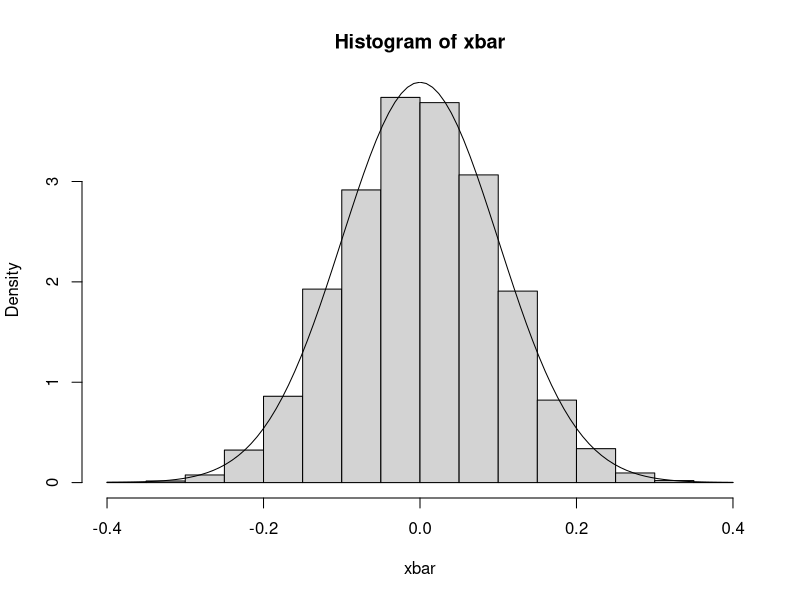
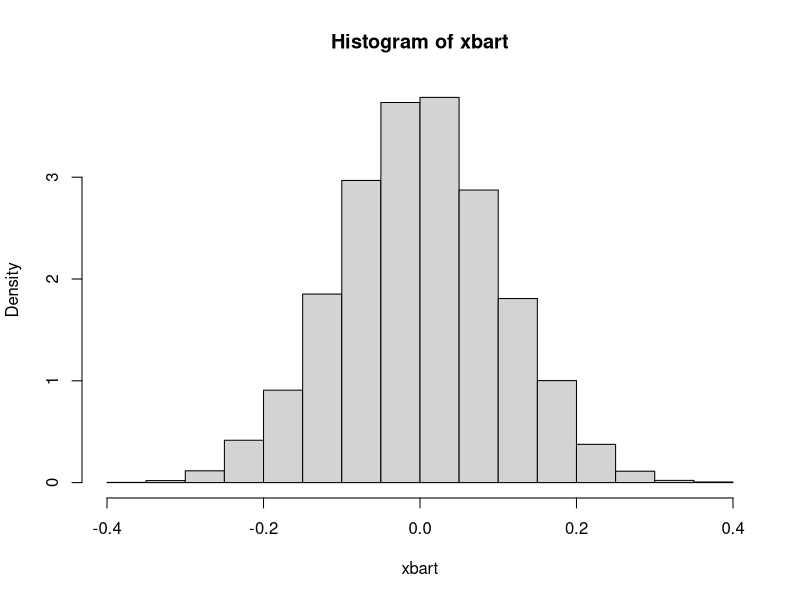
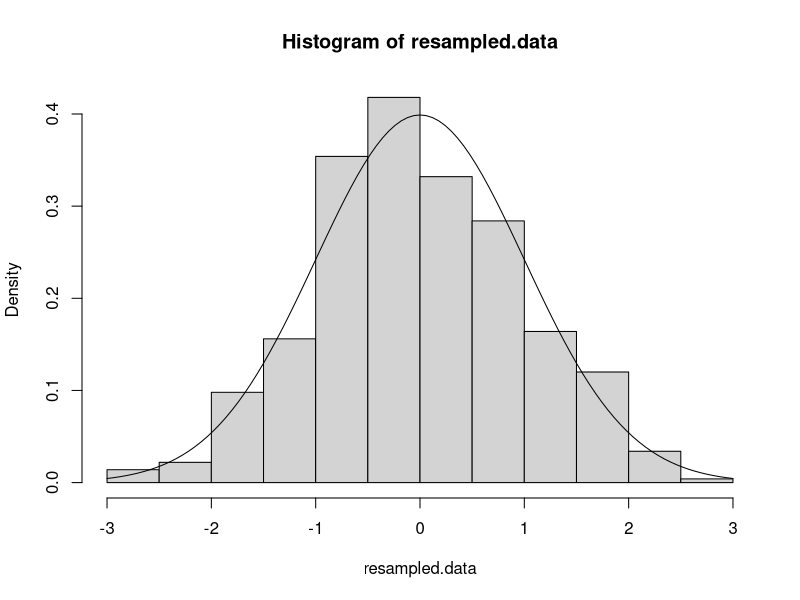
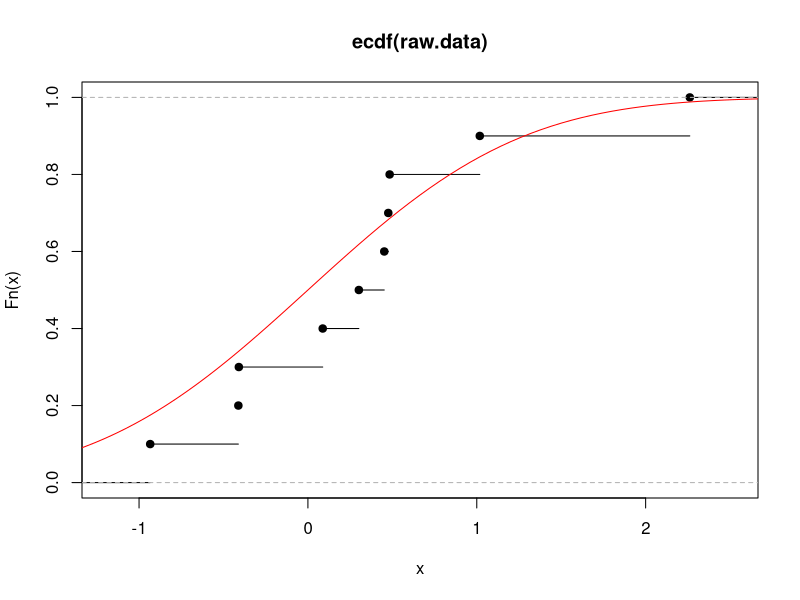
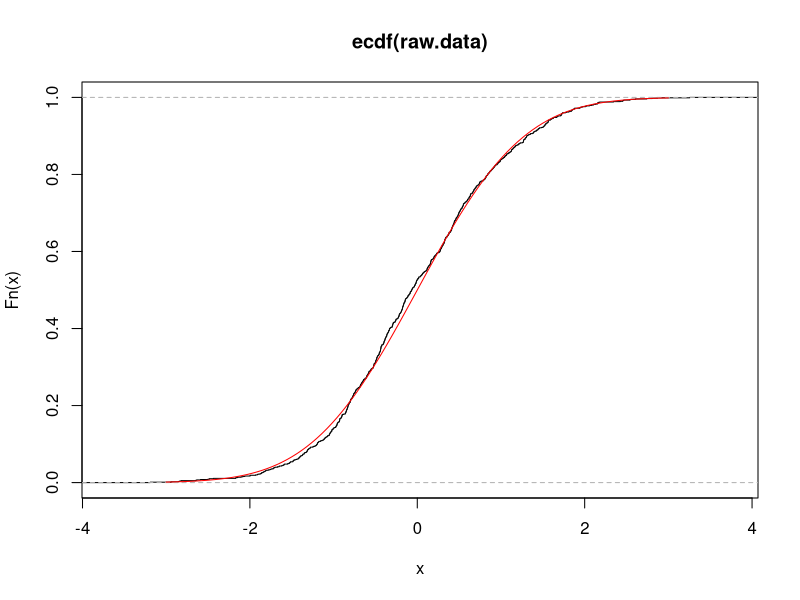
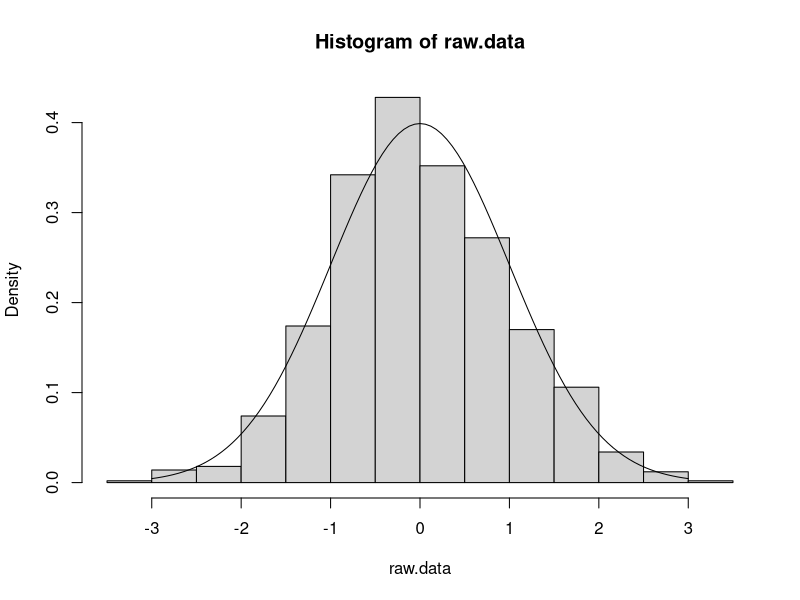
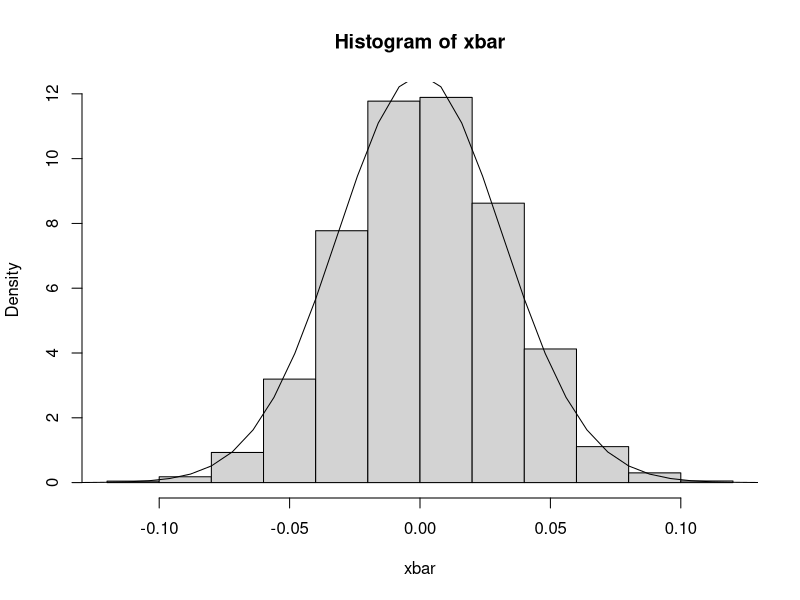
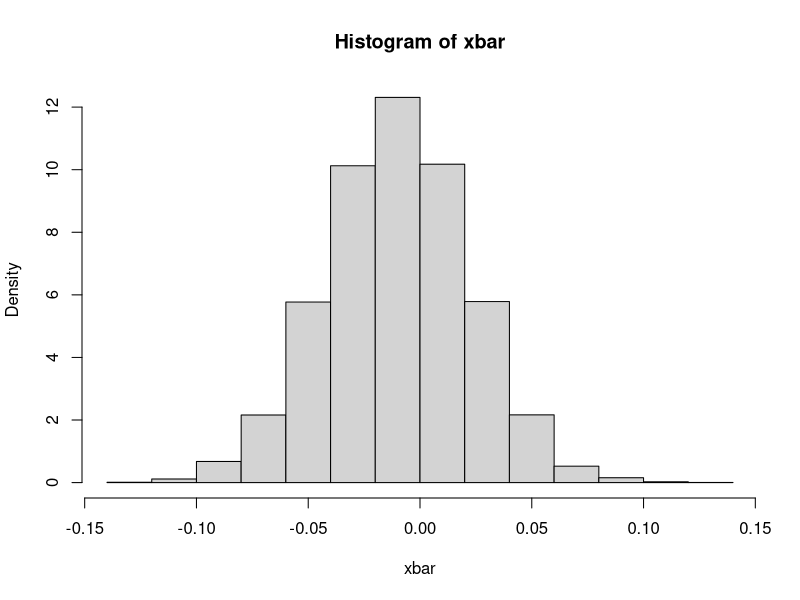

The R script that drew these images, in order:
### Cross validation
useSL = function(train, newInput) {
    ind.setosa = train[,5]=="setosa"
    ind.virginica = train[,5]=="virginica"
    ind.versicolor = train[,5]=="versicolor"
    mean.setosa = mean(train[ind.setosa,1])
    mean.virginica = mean(train[ind.virginica,1])
    mean.versicolor = mean(train[ind.versicolor,1])
    meanVector = c(mean.setosa,mean.virginica,mean.versicolor)
    predictedClass = c()
    for(i in 1:nrow(newInput)) {
        predictedClass[i] = which.min(abs(newInput[i,1]-meanVector))
    }
    c('setosa','virginica','versicolor')[predictedClass]
}

mixup = c(sample(50,50),50+sample(50,50),100+sample(50,50))
train = mixup[c(1:30,51:80,101:130)]

pred=useSL(iris[train,],iris[-train,-5])

mean(pred==iris[-train,5])

usePL = function(train, newInput) {
    ind.setosa = train[,5]=="setosa"
    ind.virginica = train[,5]=="virginica"
    ind.versicolor = train[,5]=="versicolor"
    mean.setosa = mean(train[ind.setosa,3])
    mean.virginica = mean(train[ind.virginica,3])
    mean.versicolor = mean(train[ind.versicolor,3])
    meanVector = c(mean.setosa,mean.virginica,mean.versicolor)
    predictedClass = c()
    for(i in 1:nrow(newInput)) {
        predictedClass[i] = which.min(abs(newInput[i,3]-meanVector))
    }
    c('setosa','virginica','versicolor')[predictedClass]
}

pred=usePL(iris[train,],iris[-train,-5])

mean(pred==iris[-train,5])


### Deterministic computation

-200*1/2 + 100*1/2


what.i.pay.if.head = 200
what.i.get.if.tail = 100
-what.i.pay.if.head/2 + what.i.get.if.tail/2


### Stochastic computation

data = sample(c('head','tail'),10000,replace=TRUE)
profit = ifelse(data=='head', 100,-200)
mean(profit)

### Sampling distribution (sample mean)

xbar = numeric(10000)
for(i in 1:10000) {
    x = rnorm(100)
    xbar[i] = mean(x)
}

### Compare with theory
hist(xbar,prob=T)

curve(dnorm(x,sd=1/10),from=-0.4,to=0.4,add=T)

sd(xbar) #ideally 1/10

### Repeat for 10% trimmed mean

xbart = numeric(10000)
for(i in 1:10000) {
    x = rnorm(100)
    xbart[i] = mean(x,trim=0.1)
}

###< Report
hist(xbart,prob=T)


sd(xbart)

###Parametric bootstrap
orig = rnorm(100,mean=1,sd=0.5)
xbar = mean(orig)
s = sd(orig)
evt = c()
for(i in 1:10000) {
  fake = rnorm(100,mean=xbar,sd=s)
  evt[i] = abs(mean(fake)-median(fake)) > 0.05
}
mean(evt)

### Empirical distribution
pdf("image/ecdf%d.pdf",one=F)
raw.data =  rnorm(10)

plot(ecdf(raw.data))

### Comapre with true distribution

curve(pnorm(x),-3,3,add=T,col='red')


### Increase sample size

raw.data =  rnorm(1000)

plot(ecdf(raw.data))

curve(pnorm(x),-3,3,add=T,col='red')
dev.off()

###Simulate from empirical distribution

resampled.data = sample(raw.data, length(raw.data),repl=T)


hist(resampled.data,prob=T)

curve(dnorm(x),-3,3,add=T)


### How does the original data compare?
dev.new()

hist(raw.data,prob=T)
curve(dnorm(x),-3,3,add=T)

### Sampling distribution of normal mean  using bootstrap

xbar = numeric(10000)
for(i in 1:10000) {
    x = sample(raw.data,length(raw.data),rep=T)
    xbar[i] = mean(x)
}
                                        #Compare with theory
hist(xbar,prob=T)
curve(dnorm(x,sd=1/sqrt(1000)),from=-0.4,to=0.4,add=T)

sd(xbar)


### Sampling distribution of normal mean  using bootstrap

xbar = numeric(10000)
for(i in 1:10000) {
    x = sample(raw.data,length(raw.data),rep=T)
    xbar[i] = mean(x,trim=0.1)
}
                                        #Compare with theory
hist(xbar,prob=T)
 

sd(xbar) #ideally 1/sqrt(1000)



### Permutation test
x = read.table('whorlfull.txt',head=T)
(ct = table(x))
chisq.test(ct)

mom = x[,1]
kid = x[,2]

nullchi = numeric(1000)
for(i in 1:1000) {
  newkid = sample(kid)
  nullchi[i] = chisq.test(table(mom,newkid))$stat
}

hist(nullchi,prob=T)
obschi = 0.004
mean(nullchi > obschi)
###-------------------
n11 = 150
n12 = 372 - 150
n21 = 200
n22 = 428

m = matrix(0,2,2)
mother = c(rep(1,n11+n12) , rep(0, n21+n22))
chi.sq = numeric(10000)
for(i in 1:10000) {
    children = rep(0,1000)
    places.for.1 = sample(1:1000, n11+n21)
    children[places.for.1] = 1
                                        #fake.data = cbind(mother,children)
    tab = table(mother,children)
    n1. = sum(tab[1,])
    n2. = sum(tab[2,])
    n.1 = sum(tab[,1])
    n.2 = sum(tab[,2])
    
    m[1,1] = (n1.*n.1)/1000
    m[1,2] = (n1.*n.2)/1000
    m[2,1] = (n2.*n.1)/1000
    m[2,2] = (n2.*n.2)/1000
    
    chi.sq[i] = sum((tab-m)^2/m)
}
 
###qrcode("https://www.youtube.com/playlist?list=PLx--gUxue3Z89y6zFwXv0DcpkQ--TOHq-","youtube")
